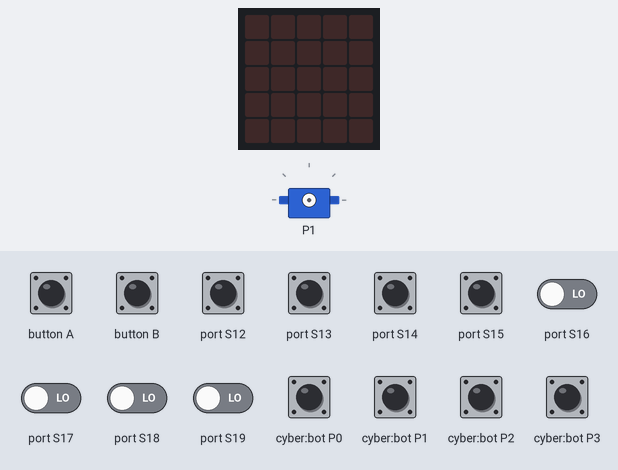
Simulated run of this program. Board: BBC micro:bit running MicroPython. Parts: servo, the board's 5×5 LED display. The inputs (shaded band) are chosen by the test bench; at power-on: cyber:bot P0–3, port S12–19 LOW. Servo angles are drawn from the pulse width (0.5 ms = 0°, 2.5 ms = 180°).

Above: at 1.2 s.
1.3 s: port S12 pulled HIGH for 0.15 s
At 1.39 s:
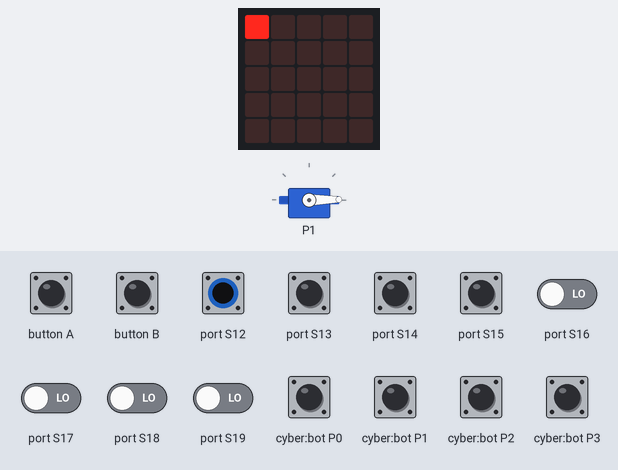
2.9 s: port S13 pulled HIGH for 0.15 s
At 2.97 s:
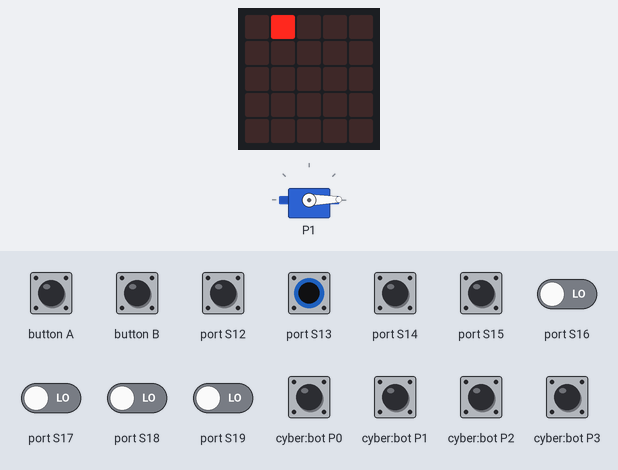
4.5 s: port S14 pulled HIGH for 0.15 s
At 4.57 s:
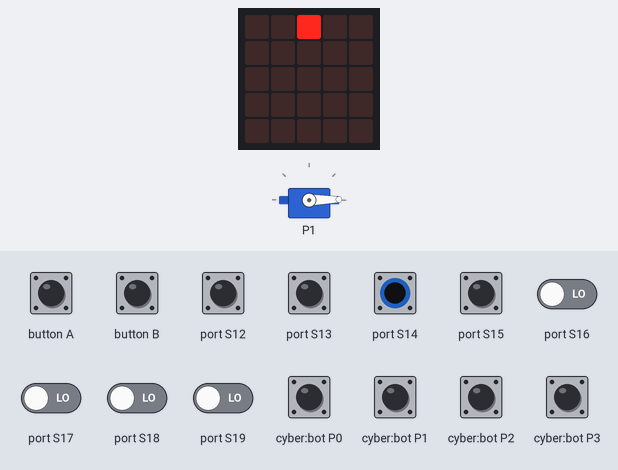
6.1 s: port S15 pulled HIGH for 0.15 s
At 6.17 s:
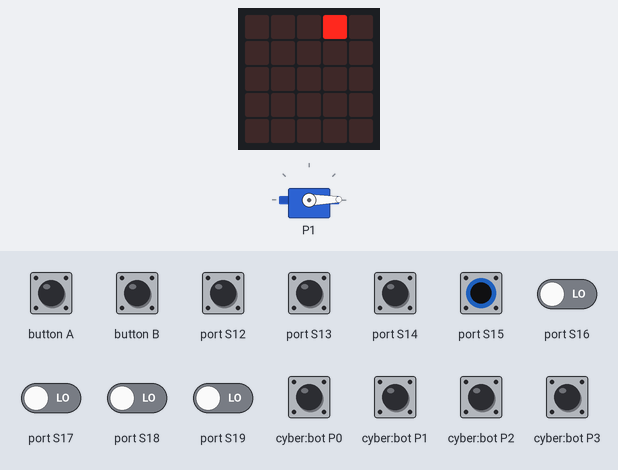
7.7 s: button A pressed for 0.15 s
At 8.2 s:
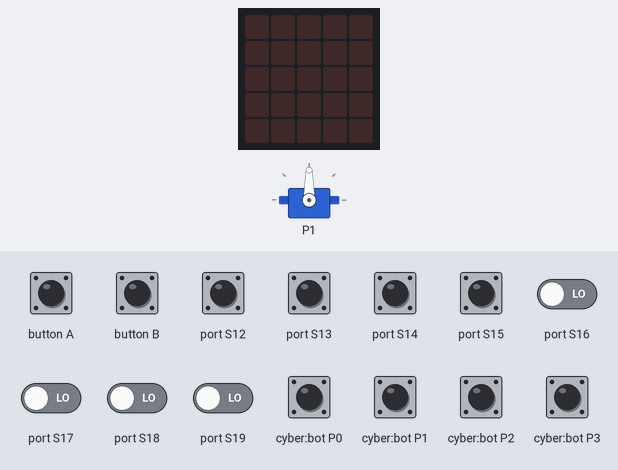
9.3 s: button B pressed for 0.15 s
At 10.6 s:
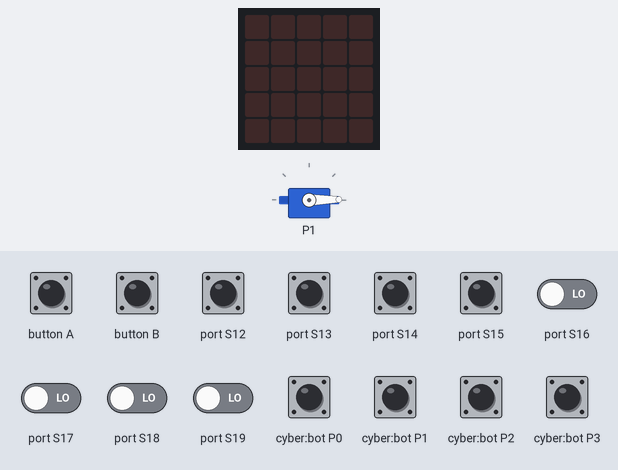
Timing chart, 0 to 11.9 s (numbered marks = the images above; inputs shaded):
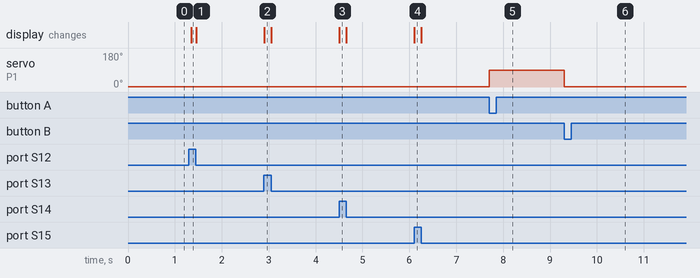

The program:

PlayBitsEaster.py
```python
from microbit import *

# MPR121 Capacitive Touch (init/reset/touch) based on
# http://www.multiwingspan.co.uk/micro.php?page=mpr121

class mpr121:

    def __init__(self):
        self.ADDRESS = 0x5a
        self.TOUCHTH_0 = 0x41
        self.RELEASETH_0 = 0x42
        self.SOFTRESET = 0x80
        self.ECR = 0x5E
        self.MHDR = 0x2B
        self.NHDR = 0x2C
        self.NCLR = 0x2D
        self.FDLR = 0x2E
        self.MHDF = 0x2F
        self.NHDF = 0x30
        self.NCLF = 0x31
        self.FDLF = 0x32
        self.NHDT = 0x33
        self.NCLT = 0x34
        self.FDLT = 0x35
        self.DEBOUNCE = 0x5B
        self.CONFIG1 = 0x5C
        self.CONFIG2 = 0x5D

    def write_reg(self, reg, value):
        i2c.write(self.ADDRESS, bytes([reg, value]), repeat=False)

    def touched(self):
        self.write_reg(0, 0)
        lower = i2c.read(self.ADDRESS, 2, repeat=False)
        return lower[0] + (lower[1] << 8)

    # reset of the device
    def resetBoard(self):
        self.write_reg(self.SOFTRESET, 0x63)
        sleep(1)
        self.write_reg(self.ECR, 0x00)
        # self.set_thresholds(20, 15)
        self.set_thresholds(44, 30)
        self.write_reg(self.MHDR, 0x01)
        self.write_reg(self.NHDR, 0x01)
        self.write_reg(self.NCLR, 0x0E)
        self.write_reg(self.FDLR, 0x00)
        self.write_reg(self.MHDF, 0x01)
        self.write_reg(self.NHDF, 0x05)
        self.write_reg(self.NCLF, 0x01)
        self.write_reg(self.FDLF, 0x00)
        self.write_reg(self.NHDT, 0x00)
        self.write_reg(self.NCLT, 0x00)
        self.write_reg(self.FDLT, 0x00)
        self.write_reg(self.DEBOUNCE, 0x00)
        self.write_reg(self.CONFIG1, 0x10)
        self.write_reg(self.CONFIG2, 0x20)
        self.write_reg(self.ECR, 0x8f)

    def set_thresholds(self, touch, release):
        for i in range(12):
            self.write_reg(self.TOUCHTH_0 + 2*i, touch)
            self.write_reg(self.RELEASETH_0 + 2*i, release)

def set_servo_angle(pin, angle):
    duty = 26 + (angle * 102) / 180
    pin.write_analog(duty)

cap = mpr121()
cap.resetBoard()
last = 0
while True:

    # Was a button pressed
    # If so, move the servo
    if button_a.is_pressed():
        angle = 90
        set_servo_angle(pin1, angle)

    if button_b.is_pressed():
        angle = 0
        set_servo_angle(pin1, angle)

    # Was the board touched?
    n = cap.touched()
    if n != last:
        display.clear()
        # look at all pins from 0 to 12 inclusive.
        for pin in range(0, 13):
            if n & (1 << pin):
                # this code is triggered when a certain pin is touched
                # e.g. if you want to repsond to pin 5 use the code

                if pin == 0:
                    angle = 0
                    set_servo_angle(pin1, angle)

                # Row (x) is pin number modulus 5
                x = pin % 5
                # Column (y) is (int)(pin number divided by 5)
                y = pin // 5

                # Set the repsective LED on the micro:bit
                display.set_pixel(x, y, 9)
        last = n
```

Measured:
- after the input at 1.3 s, the display: changes at once (image 1)
- after the input at 2.9 s, the display: changes at once (image 2)
- after the input at 4.5 s, the display: changes at once (image 3)
- after the input at 6.1 s, the display: changes at once (image 4)
- after the input at 7.7 s, servo on P1: 1° → 90° at once
- after the input at 9.3 s, servo on P1: 90° → 1° at once
